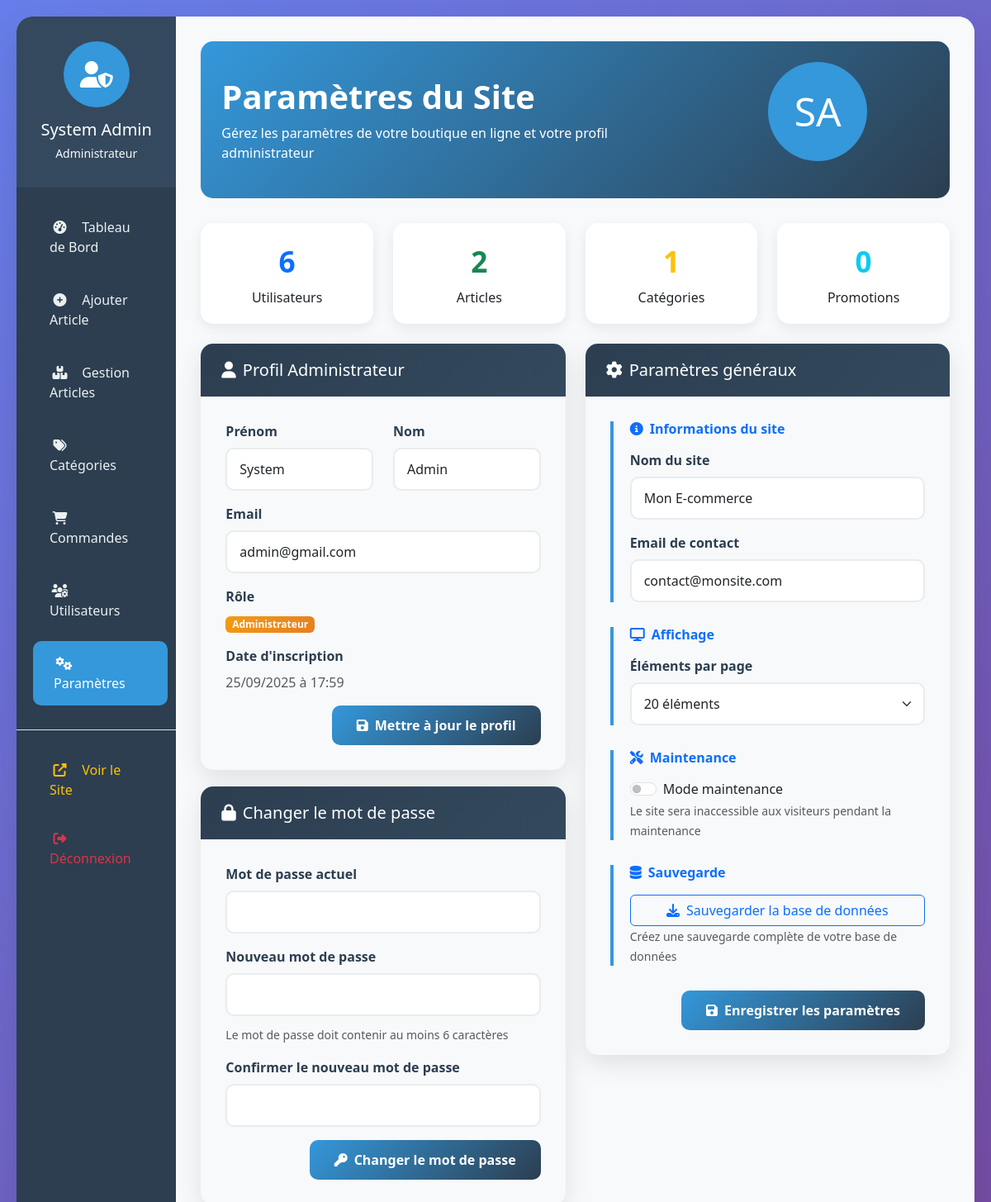
Page /admin/parametres.php (signed in) on the committed database.
### tables this page shows
CREATE TABLE IF NOT EXISTS `utilisateurs` (
  `id` int NOT NULL AUTO_INCREMENT,
  `nom` varchar(100) NOT NULL,
  `prenom` varchar(100) NOT NULL,
  `email` varchar(255) NOT NULL,
  `mot_de_passe` varchar(255) NOT NULL,
  `role` enum('client','admin') DEFAULT 'client',
  `est_actif` tinyint(1) DEFAULT '1',
  `date_inscription` datetime DEFAULT CURRENT_TIMESTAMP,
  `derniere_connexion` datetime DEFAULT NULL,
  PRIMARY KEY (`id`),
  UNIQUE KEY `email` (`email`),
  KEY `idx_email` (`email`),
  KEY `idx_role` (`role`)
);

### admin/parametres.php (the view, shortened to what this page needs)
<?php
require_once 'config.php';
$user_id = $_SESSION['user_id'];
$user_info = [];
try {
    $stmt = $pdo->prepare("SELECT * FROM utilisateurs WHERE id = ?");
    $stmt->execute([$user_id]);
    $user_info = $stmt->fetch(PDO::FETCH_ASSOC);
} catch(PDOException $e) {
    $error = "Erreur lors du chargement des informations utilisateur";
}
$stats = [];
try {
    $stmt = $pdo->query("SELECT COUNT(*) as total FROM utilisateurs");
    $stats['total_users'] = $stmt->fetch(PDO::FETCH_ASSOC)['total'];
    $stmt = $pdo->query("SELECT COUNT(*) as total FROM article");
    $stats['total_articles'] = $stmt->fetch(PDO::FETCH_ASSOC)['total'];
    $stmt = $pdo->query("SELECT COUNT(*) as total FROM categorie_article");
    $stats['total_categories'] = $stmt->fetch(PDO::FETCH_ASSOC)['total'];
    $stmt = $pdo->query("SELECT COUNT(*) as promo FROM article WHERE est_en_promotion = 1");
    $stats['promo_articles'] = $stmt->fetch(PDO::FETCH_ASSOC)['promo'];
} catch(PDOException $e) {
    $error = "Erreur lors du chargement des statistiques";
}
?>
<!DOCTYPE html>
<html lang="fr">
<head>
    <link href="https://cdn.jsdelivr.net/npm/bootstrap@5.3.0/dist/css/bootstrap.min.css" rel="stylesheet">
    <link rel="stylesheet" href="https://cdnjs.cloudflare.com/ajax/libs/font-awesome/6.4.0/css/all.min.css">
</head>
<body>
    <div class="admin-container">
        <div class="row g-0">
            <div class="col-lg-2 sidebar">
                <div class="sidebar-header">
                    <div class="user-avatar">
                        <i class="fas fa-user-shield"></i>
                    </div>
                    <h5 class="mb-1"><?= htmlspecialchars(($_SESSION['user_prenom'] ?? '') . ' ' . ($_SESSION['user_nom'] ?? 'Administrateur')) ?></h5>
                    <small class="text-light">Administrateur</small>
                </div>
                <nav class="nav flex-column pt-3">
                    <a class="nav-link" href="index.php">
                        <i class="fas fa-tachometer-alt"></i> Tableau de Bord
                    </a>
                    <a class="nav-link" href="ajouter_article.php">
                        <i class="fas fa-plus-circle"></i> Ajouter Article
                    </a>
                    <a class="nav-link" href="liste_articles.php">
                        <i class="fas fa-boxes"></i> Gestion Articles
                    </a>
                    <a class="nav-link" href="gestion_categories.php">
                        <i class="fas fa-tags"></i> Catégories
                    </a>
                    <a class="nav-link " href="gestion_commande.php">
                        <i class="fas fa-shopping-cart"></i> Commandes
                    </a>
                    <a class="nav-link" href="gestion_utilisateurs.php">
                        <i class="fas fa-users-cog"></i> Utilisateurs
                    </a>
                    <a class="nav-link active" href="parametres.php">
                        <i class="fas fa-cogs"></i> Paramètres
                    </a>
                    <div class="mt-4 pt-3 border-top">
                        <a class="nav-link text-warning" href="../index.php" target="_blank">
                            <i class="fas fa-external-link-alt"></i> Voir le Site
                        </a>
                        <a class="nav-link text-danger" href="logout.php">
                            <i class="fas fa-sign-out-alt"></i> Déconnexion
                        </a>
                    </div>
                </nav>
            </div>
            <div class="col-lg-10 main-content">
                <div class="welcome-card">
                    <div class="row align-items-center">
                        <div class="col-md-8">
                            <h1 class="display-6 fw-bold mb-2">Paramètres du Site</h1>
                            <p class="mb-0">Gérez les paramètres de votre boutique en ligne et votre profil administrateur</p>
                        </div>
                        <div class="col-md-4 text-end">
                            <div class="user-avatar-large">
                                <?= strtoupper(substr($user_info['prenom'] ?? '', 0, 1) . substr($user_info['nom'] ?? '', 0, 1)) ?>
                            </div>
                        </div>
                    </div>
                </div>
                <div class="row mb-4">
                    <div class="col-md-3">
                        <div class="stats-card bg-white">
                            <div class="stats-number text-primary"><?= $stats['total_users'] ?? 0 ?></div>
                            <div>Utilisateurs</div>
                        </div>
                    </div>
                    <div class="col-md-3">
                        <div class="stats-card bg-white">
                            <div class="stats-number text-success"><?= $stats['total_articles'] ?? 0 ?></div>
                            <div>Articles</div>
                        </div>
                    </div>
                    <div class="col-md-3">
                        <div class="stats-card bg-white">
                            <div class="stats-number text-warning"><?= $stats['total_categories'] ?? 0 ?></div>
                            <div>Catégories</div>
                        </div>
                    </div>
                    <div class="col-md-3">
                        <div class="stats-card bg-white">
                            <div class="stats-number text-info"><?= $stats['promo_articles'] ?? 0 ?></div>
                            <div>Promotions</div>
                        </div>
                    </div>
                </div>
                <div class="row">
                    <div class="col-lg-6">
                        <div class="form-card">
                            <div class="card-header">
                                <h5 class="mb-0"><i class="fas fa-user me-2"></i>Profil Administrateur</h5>
                            </div>
                            <div class="card-body">
                                <form method="POST">
                                    <div class="row mb-3">
                                        <div class="col-md-6">
                                            <label for="prenom" class="form-label">Prénom</label>
                                            <input type="text" class="form-control" id="prenom" name="prenom"
                                                   value="<?= htmlspecialchars($user_info['prenom'] ?? '') ?>" required>
                                        </div>
                                        <div class="col-md-6">
                                            <label for="nom" class="form-label">Nom</label>
                                            <input type="text" class="form-control" id="nom" name="nom"
                                                   value="<?= htmlspecialchars($user_info['nom'] ?? '') ?>" required>
                                        </div>
                                    </div>
                                    <div class="mb-3">
                                        <label for="email" class="form-label">Email</label>
                                        <input type="email" class="form-control" id="email" name="email"
                                               value="<?= htmlspecialchars($user_info['email'] ?? '') ?>" required>
                                    </div>
                                    <div class="mb-3">
                                        <label class="form-label">Rôle</label>
                                        <div>
                                            <span class="badge badge-warning">Administrateur</span>
                                        </div>
                                    </div>
                                    <div class="mb-3">
                                        <label class="form-label">Date d'inscription</label>
                                        <div>
                                            <span class="text-muted">
                                                <?= $user_info['date_inscription'] ? date('d/m/Y à H:i', strtotime($user_info['date_inscription'])) : 'N/A' ?>
                                            </span>
                                        </div>
                                    </div>
                                    <div class="text-end">
                                        <button type="submit" class="btn btn-primary-custom btn-custom">
                                            <i class="fas fa-save me-2"></i>Mettre à jour le profil
                                        </button>
                                    </div>
                                </form>
                            </div>
                        </div>
                        <div class="form-card">
                            <div class="card-header">
                                <h5 class="mb-0"><i class="fas fa-lock me-2"></i>Changer le mot de passe</h5>
                            </div>
                            <div class="card-body">
                                <form method="POST" id="passwordForm">
                                    <div class="mb-3">
                                        <label for="current_password" class="form-label">Mot de passe actuel</label>
                                        <input type="password" class="form-control" id="current_password" name="current_password" required>
                                    </div>
                                    <div class="mb-3">
                                        <label for="new_password" class="form-label">Nouveau mot de passe</label>
                                        <input type="password" class="form-control" id="new_password" name="new_password" required
                                               minlength="6" onkeyup="checkPasswordStrength(this.value)">
                                        <div class="password-strength" id="passwordStrength"></div>
                                        <small class="text-muted">Le mot de passe doit contenir au moins 6 caractères</small>
                                    </div>
                                    <div class="mb-3">
                                        <label for="confirm_password" class="form-label">Confirmer le nouveau mot de passe</label>
                                        <input type="password" class="form-control" id="confirm_password" name="confirm_password" required>
                                    </div>
                                    <div class="text-end">
                                        <button type="submit" class="btn btn-primary-custom btn-custom">
                                            <i class="fas fa-key me-2"></i>Changer le mot de passe
                                        </button>
                                    </div>
                                </form>
                            </div>
                        </div>
                    </div>
                    <div class="col-lg-6">
                        <div class="form-card">
                            <div class="card-header">
                                <h5 class="mb-0"><i class="fas fa-cog me-2"></i>Paramètres généraux</h5>
                            </div>
                            <div class="card-body">
                                <form method="POST">
                                    <div class="settings-section">
                                        <h6 class="fw-bold text-primary mb-3">
                                            <i class="fas fa-info-circle me-2"></i>Informations du site
                                        </h6>
                                        <div class="mb-3">
                                            <label for="site_name" class="form-label">Nom du site</label>
                                            <input type="text" class="form-control" id="site_name" name="site_name"
                                                   value="Mon E-commerce" placeholder="Nom de votre boutique">
                                        </div>
                                        <div class="mb-3">
                                            <label for="site_email" class="form-label">Email de contact</label>
                                            <input type="email" class="form-control" id="site_email" name="site_email"
                                                   value="contact@monsite.com" placeholder="Email de contact">
                                        </div>
                                    </div>
                                    <div class="settings-section">
                                        <h6 class="fw-bold text-primary mb-3">
                                            <i class="fas fa-display me-2"></i>Affichage
                                        </h6>
                                        <div class="mb-3">
                                            <label for="items_per_page" class="form-label">Éléments par page</label>
                                            <select class="form-select" id="items_per_page" name="items_per_page">
                                                <option value="20" selected>20 éléments</option>
                                            </select>
                                        </div>
                                    </div>
                                    <div class="settings-section">
                                        <h6 class="fw-bold text-primary mb-3">
                                            <i class="fas fa-tools me-2"></i>Maintenance
                                        </h6>
                                        <div class="mb-3">
                                            <div class="form-check form-switch">
                                                <input class="form-check-input" type="checkbox" id="maintenance_mode" name="maintenance_mode">
                                                <label class="form-check-label" for="maintenance_mode">
                                                    Mode maintenance
                                                </label>
                                            </div>
                                            <small class="text-muted">Le site sera inaccessible aux visiteurs pendant la maintenance</small>
                                        </div>
                                    </div>
                                    <div class="settings-section">
                                        <h6 class="fw-bold text-primary mb-3">
                                            <i class="fas fa-database me-2"></i>Sauvegarde
                                        </h6>
                                        <div class="mb-3">
                                            <button type="button" class="btn btn-outline-primary w-100" onclick="alert('Fonctionnalité de sauvegarde à implémenter')">
                                                <i class="fas fa-download me-2"></i>Sauvegarder la base de données
                                            </button>
                                            <small class="text-muted">Créez une sauvegarde complète de votre base de données</small>
                                        </div>
                                    </div>
                                    <div class="text-end mt-4">
                                        <button type="submit" class="btn btn-primary-custom btn-custom">
                                            <i class="fas fa-save me-2"></i>Enregistrer les paramètres
                                        </button>
                                    </div>
                                </form>
                            </div>
                        </div>
                    </div>
                </div>
            </div>
        </div>
    </div>
</body>
</html>

### rows in the picture
utilisateurs: prenom+nom "SA", prenom "System", nom "Admin", email "admin@gmail.com", date_inscription "25/09/2025 à 17:59"

### other values in the picture
$stats['total_users'] "6"
$stats['total_articles'] "2"
$stats['total_categories'] "1"
$stats['promo_articles'] "0"
